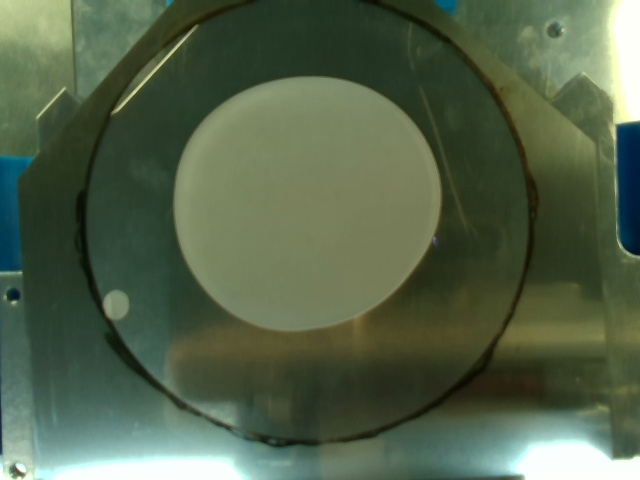
#> input picture image_recognition/sample_0.jpg, 640 x 480 px
$ python polymer_recognition.py   (older library calls are emulated)
#> lines starting #> are read from the running program, lines starting #| are printed output that depends on the picture; after the words box and inside, x2 and y2 are one past the last pixel; in counts of white or black regions, pixels touching at a corner belong together; long printed decimals are rounded
#!/usr/bin/env python
# -*- coding: utf-8 -*-
#

import csv
import cv2
import math
import numpy as np
import os
import sys
import time

argc = len(sys.argv)

# parameters
AREA_THRESH_U = 132000  # almost full size of the frame r50mm
AREA_THRESH_B = 4500

# HSV filter for samples in Section5
h_L = 0.1 * 255
h_U = 0.2 * 255
s_L = 0.2 * 255
s_U = 0.6 * 255
v_L = 0.4 * 255
v_U = 0.6 * 255

# [7 lines of commented-out code are left out]


class PolymerRecognition:
    def __init__(self, polymer_dense=0.956, polymer_mass=1.0, src_img_path='sample_0.jpg', result_dir='./result', img_id=0):
        # args:
        # - polymer_dense [g/cm^3]
        # - polymer_mass [g]
        self.area_1pixel = 1
        self.polymer_dense = polymer_dense
        self.polymer_mass  = polymer_mass
        self.src_img_path = src_img_path
        self.result_dir= result_dir
        self.img_id = img_id  # img_id = exp_id

        # input file
        print("Input image: {}".format(self.src_img_path))

        # generate dir
        if not os.path.isdir(result_dir):
            os.makedirs(result_dir)


    def generate_frame_mask(self, img_tmp):
        # detect frame
        r_frame_mm = 50.0  # [mm]

        gray_tmp = cv2.cvtColor(img_tmp, cv2.COLOR_BGR2GRAY)
        gray_tmp = cv2.medianBlur(gray_tmp, 5)
        circles_frame = cv2.HoughCircles(gray_tmp, cv2.HOUGH_GRADIENT, dp=1, minDist=400, param1=50, param2=60, minRadius=200, maxRadius=250)  # if not detect the frame, try to decrease param2
        circles_frame = np.uint16(np.around(circles_frame))

        file_name = 'frame_circle_' + str(self.img_id) + '.jpg'
        file_path = os.path.join(self.result_dir, file_name)

        for i in circles_frame[0,:]:
            x_frame = i[0]
            y_frame = i[1]
            r_frame = i[2]
            # outer circle
            cv2.circle(img_tmp, (x_frame, y_frame), r_frame, (0,255,0), 1)
            # center
            cv2.circle(img_tmp, (x_frame, y_frame), 2, (0,0,255), 3)
            cv2.imwrite(file_path, img_tmp)

        self.area_1pixel = (r_frame_mm/r_frame)**2 # 220pixel=50mm -> w,h_1pixel=0.227mm
        print('area_1pixel: {}'.format(self.area_1pixel))

        # mask by frame
        h,w = img_tmp.shape[:2]
        mask = np.zeros((h,w), dtype=np.uint8) # make same size with the input img
        cv2.circle(mask, (x_frame, y_frame), r_frame-1, color=255, thickness=-1)  # r_frame-1 means mask inside frame

        return mask


    def blur_filter(self, mask_img):
        gray_img = cv2.cvtColor(mask_img, cv2.COLOR_RGB2GRAY)
        file_name = 'gray_' + str(self.img_id) + '.jpg'
        file_path = os.path.join(self.result_dir, file_name)
        cv2.imwrite(file_path, gray_img)

        blur_gray_img = cv2.GaussianBlur(gray_img, (5, 5), 0)
        ret, bw_img = cv2.threshold(blur_gray_img, 0, 255, cv2.THRESH_OTSU)

        file_name = 'black_white_' + str(self.img_id) + '.jpg'
        file_path = os.path.join(self.result_dir, file_name)
        cv2.imwrite(file_path, bw_img)

        return bw_img


    def hsv_filter(self, img):
        ## hsv filter
        hsvLower = np.array([h_L, s_L, v_L])
        hsvUpper = np.array([h_U, s_U, v_U])
        hsv = cv2.cvtColor(img, cv2.COLOR_BGR2HSV)           # convert to HSV
        hsv_mask = cv2.inRange(hsv, hsvLower, hsvUpper)      # mask by HSV
        hsvResult = cv2.bitwise_and(img, img, mask=hsv_mask) # merge img and mask

        file_name = 'hsv_filter_' + str(self.img_id) + '.jpg'
        file_path = os.path.join(self.result_dir, file_name)
        cv2.imwrite(file_path, hsvResult)
        time.sleep(1)

        ## 2値化
        bgr = cv2.cvtColor(hsvResult, cv2.COLOR_HSV2BGR)
        gray = cv2.cvtColor(bgr, cv2.COLOR_BGR2GRAY)
        ret, thresh = cv2.threshold(gray, 0, 255, cv2.THRESH_BINARY+cv2.THRESH_OTSU)

        file_name = 'thresh_' + str(self.img_id) + '.jpg'
        file_path = os.path.join(self.result_dir, file_name)
        cv2.imwrite(file_path, thresh)

        ## noise removal
        kernel = np.ones((3, 3), np.uint8)
        bw_tmp = cv2.morphologyEx(thresh, cv2.MORPH_CLOSE, kernel, iterations=15)
        bw_img = cv2.morphologyEx(bw_tmp, cv2.MORPH_OPEN, kernel, iterations=15)

        file_name = 'morph_close_' + str(self.img_id) + '.jpg'
        file_path = os.path.join(self.result_dir, file_name)
        cv2.imwrite(file_path, bw_tmp)

        file_name = 'morph_open_' + str(self.img_id) + '.jpg'
        file_path = os.path.join(self.result_dir, file_name)
        cv2.imwrite(file_path, bw_img)

        return bw_img


    def polymer_recog(self):
        recog_fail_value = 0.001  # return value used when recognition error.

        img = cv2.imread(self.src_img_path)
#> img is the input picture: shape (480, 640, 3); mean B, G, R 74.2, 98.8, 83.4
        img_tmp = img.copy()

        # mask by frame
        try:
            mask = self.generate_frame_mask(img_tmp)
#> in generate_frame_mask, `gray_tmp = cv2.cvtColor(img_tmp, cv2.COLOR_BGR2GRAY)`:
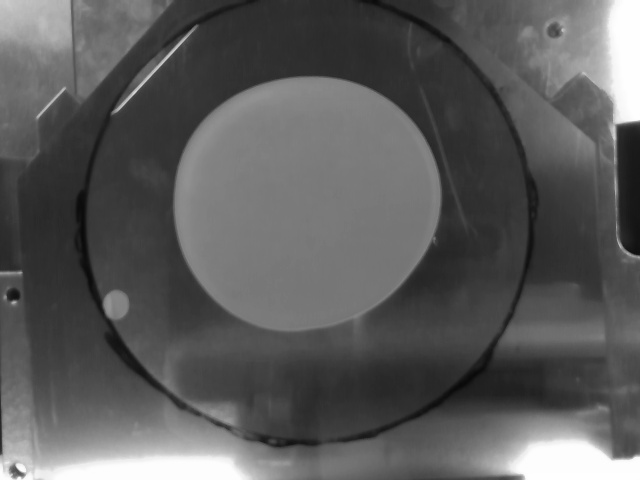
#> gray_tmp: shape (480, 640); min 9, max 255, mean 91.4
#> in generate_frame_mask, `circles_frame = cv2.HoughCircles(gray_tmp, cv2.HOUGH_GRADIENT, dp=1, m..`: circles_frame = [[306.5, 217.5, 221.1]]
#> in generate_frame_mask, `circles_frame = np.uint16(np.around(circles_frame))`: circles_frame = [[306, 218, 221]]
#> the loop in generate_frame_mask, `for i in circles_frame[0,:]:` made 1 pass
#> pass 1, in generate_frame_mask, `cv2.imwrite(file_path, img_tmp)`:
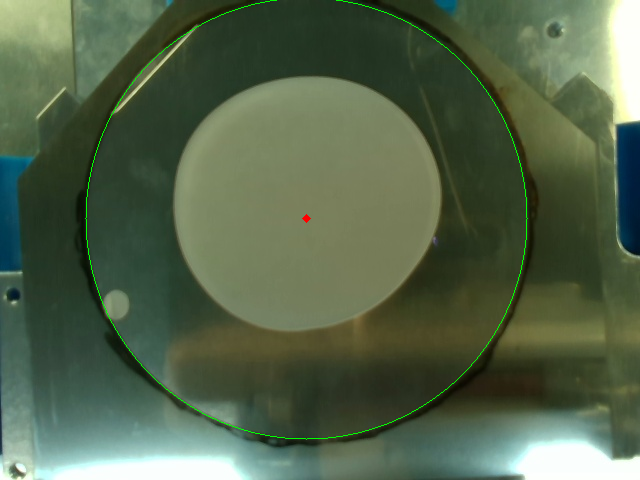
#> saved as frame_circle_0.jpg: shape (480, 640, 3); mean B, G, R 74.1, 99.6, 83.2
#> in generate_frame_mask, `self.area_1pixel = (r_frame_mm/r_frame)**2`: self.area_1pixel = 0.0512
#| area_1pixel: 0.05119
#> in generate_frame_mask, `cv2.circle(mask, (x_frame, y_frame), r_frame-1, color=255, thickness=-1)`:
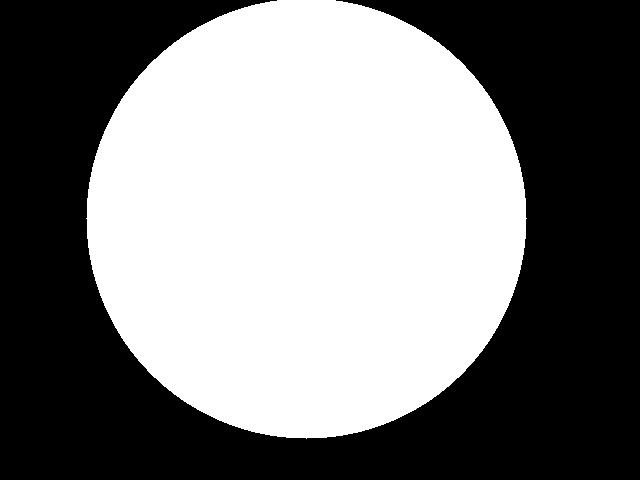
#> mask: shape (480, 640); 49.5% white; 1 white region, box (x1, y1, x2, y2) and area: (86, 0, 527, 439) 151971
        except:
            print('No frame was found')
            return recog_fail_value

        img[mask==0] = [0, 0, 0] # make the pixel black(0 0 0) where mask is black(==0)
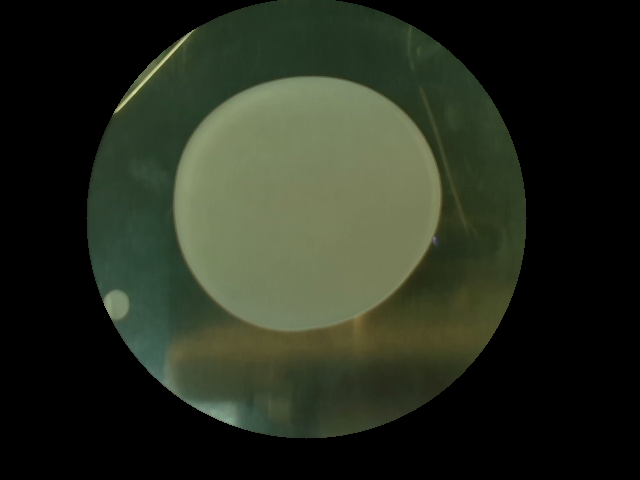
#> img: shape (480, 640, 3); mean B, G, R 30.4, 43.8, 38

        file_name = 'mask_' + str(self.img_id) + '.jpg'
        file_path = os.path.join(self.result_dir, file_name)
        cv2.imwrite(file_path, img)
        mask_img = img.copy()
        mask_img_copy = img.copy()

        # filter
        bw_img = self.hsv_filter(mask_img)
#> in hsv_filter, `hsv = cv2.cvtColor(img, cv2.COLOR_BGR2HSV)`: hsv: shape (480, 640, 3); mean H, S, V 22.5, 42.2, 43.9
#> in hsv_filter, `hsv_mask = cv2.inRange(hsv, hsvLower, hsvUpper)`: hsv_mask: shape (480, 640); 17.7% white; 20 white regions (14 under 20 px), largest, box (x1, y1, x2, y2) and area: (174, 77, 441, 332) 53473, (105, 294, 129, 320) 408, (115, 60, 158, 110) 221, (167, 352, 178, 388) 110, (158, 36, 185, 64) 28, (185, 29, 195, 40) 20
#> in hsv_filter, `bgr = cv2.cvtColor(hsvResult, cv2.COLOR_HSV2BGR)`:
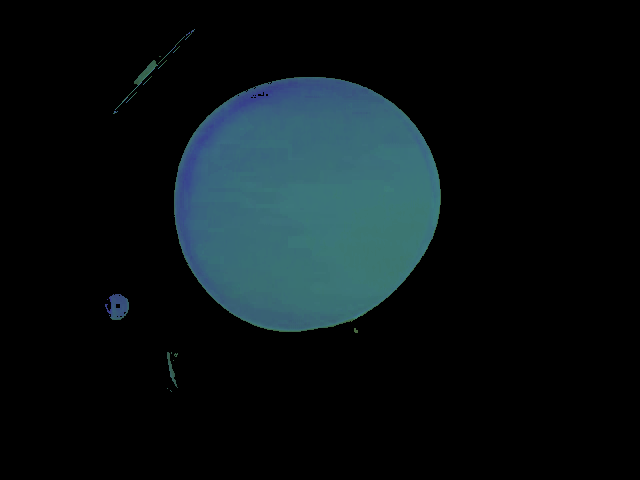
#> bgr: shape (480, 640, 3); mean B, G, R 21.3, 18.9, 10.3
#> in hsv_filter, `gray = cv2.cvtColor(bgr, cv2.COLOR_BGR2GRAY)`:
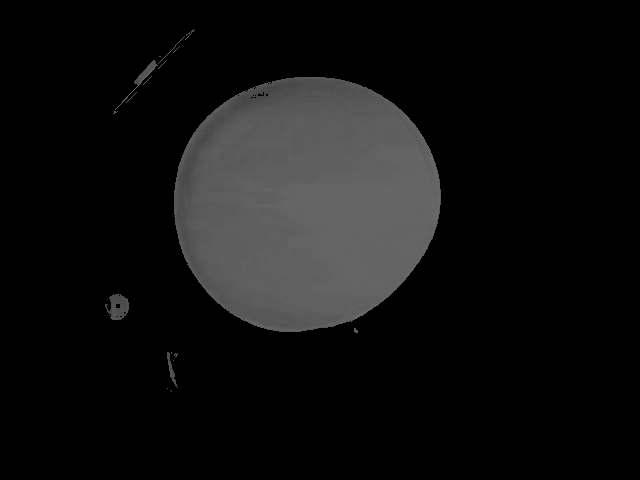
#> gray: shape (480, 640); min 0, max 111, mean 16.6
#> in hsv_filter, `ret, thresh = cv2.threshold(gray, 0, 255, cv2.THRESH_BINARY+cv2.THRESH..`: ret = 0
#> in hsv_filter, `bw_tmp = cv2.morphologyEx(thresh, cv2.MORPH_CLOSE, kernel, iterations=..`: bw_tmp: shape (480, 640); 17.9% white; 4 white regions, box (x1, y1, x2, y2) and area: (174, 77, 441, 333) 53662, (113, 29, 195, 114) 551, (105, 294, 129, 320) 475, (167, 352, 178, 392) 368
#> in hsv_filter, `bw_img = cv2.morphologyEx(bw_tmp, cv2.MORPH_OPEN, kernel, iterations=15)`:
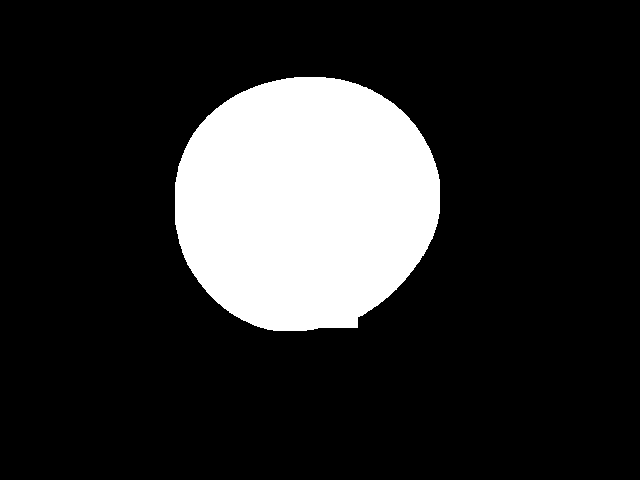
#> bw_img: shape (480, 640); 17.4% white; 1 white region

        # get contours
        if(sys.version_info.major) == 3:
            contours, hierarchy = cv2.findContours(bw_img, cv2.RETR_EXTERNAL, cv2.CHAIN_APPROX_SIMPLE)  # for python3(OpenCV4)
#> contours = 1 contour; box (x1, y1, x2, y2) and area: (175, 77, 440, 331) 53202
        else:
            imgEdge, contours, hierarchy = cv2.findContours(bw_img, cv2.RETR_EXTERNAL, cv2.CHAIN_APPROX_SIMPLE)  # for python2

        num_contours = len(contours)
#> num_contours = 1
        if num_contours == 0:
            print('No contours were detected')
            return recog_fail_value
        else:
            print('number of contours detected : {}'.format(num_contours))
#| number of contours detected : 1

        # draw all contours
        img_all_contours = cv2.drawContours(mask_img_copy, contours, -1, (0,255,0), 3)
        file_name = 'contours_all_' + str(self.img_id) + '.jpg'
        file_path = os.path.join(self.result_dir, file_name)
        cv2.imwrite(file_path, img_all_contours)


        # processing each contour
        area_largest = 0.0
        time.sleep(1)
        for contour in contours:
            # check area
            area = cv2.contourArea(contour)
            area_mm2 = area * self.area_1pixel

            if (area < AREA_THRESH_B):
                print('area is below the threshold')
                continue
            elif (area > AREA_THRESH_U):
                print('area is above the threshold')
                continue

            # calc thickness
            thickness = self.calc_thickness(self.polymer_dense, self.polymer_mass, area_mm2)  # [mm]

            # calc roundness
            roundness = self.calc_roundness(area, contour)

            # contour
            img_contour = cv2.drawContours(mask_img, contour, -1, (0,255,0), 3)

            # print contour info
            print('')
            print('Detected contour:')
            print(' area           : {}'.format(area))
            print(' area [mm^2]    : {}'.format(area_mm2))
            print(' roundness      : {}'.format(roundness))
            print(' thickness [mm] : {}'.format(thickness))

            # largest area is regarded as polymer
            if area > area_largest:
                polymer_contour = img_contour
                polymer_area_mm2 = area_mm2
                polymer_thickness = thickness
                polymer_roundness = roundness
                area_largest = area
#> this loop made 1 pass
#> (area, area_mm2, V_cm3 in calc_thickness, V in calc_thickness, thickness, perimeter in calc_roundness, roundness, polymer_area_mm2) on pass 1: (53202, 2723.2, 1.05, 1046, 0.384, 867.6, 0.888, 2723.2)
#| Detected contour:
#|  area           : 53202.0
#|  area [mm^2]    : 2723.224
#|  roundness      : 0.8881
#|  thickness [mm] : 0.3841
#> after the loop, area_largest = 53202; polymer_area_mm2 = 2723.2; polymer_roundness = 0.888; polymer_thickness = 0.384

        if area_largest == 0.0:
            print('Contours area are too small')
            return recog_fail_value

        # print polymer info
        print('')
        print('Detected polymer:')
        print(' area [mm^2]    : {}'.format(polymer_area_mm2))
#|  area [mm^2]    : 2723.224
        print(' roundness      : {}'.format(polymer_roundness))
#|  roundness      : 0.8881
        print(' thickness [mm] : {}'.format(polymer_thickness))
#|  thickness [mm] : 0.3841

        # draw detected polymer contour
        file_name = 'detected_polymer_' + str(self.img_id) + '.jpg'
        file_path = os.path.join(self.result_dir, file_name)
        cv2.imwrite(file_path, polymer_contour)

        # write csv
        result_csv_path = os.path.join(self.result_dir, 'result_{}.csv'.format(self.img_id))
        with open(result_csv_path, 'w') as f:
            writer = csv.writer(f, lineterminator='\n')
            writer.writerow(['exp_id', 'area[mm^2]', 'roundness', 'thickness[mm]'])
            writer.writerow([self.img_id, '{:.4f}'.format(polymer_area_mm2), '{:.4f}'.format(polymer_roundness), '{:.4f}'.format(polymer_thickness)])

        print('')
        print('Recognition completed')


    def calc_thickness(self, dense, mass, area_mm2):
        V_cm3 = mass / dense   # [cm^3]
        V     = V_cm3 * 10**3  # [mm^3]
        return V / area_mm2  # [mm]


    def calc_roundness(self, area, contour):
        perimeter = cv2.arcLength(contour, True)
        if (perimeter == 0):
            return 0

        return 4 * math.pi * area / perimeter**2


if __name__ == '__main__':
    if(argc==1):  # all image
        for i in range(20):
            sample_name = 'sample_' + str(i) + '.jpg'
            pr = PolymerRecognition(src_img_path=sample_name, img_id=i)
#> (the run stopped early here; a loop or call above may not have finished)
